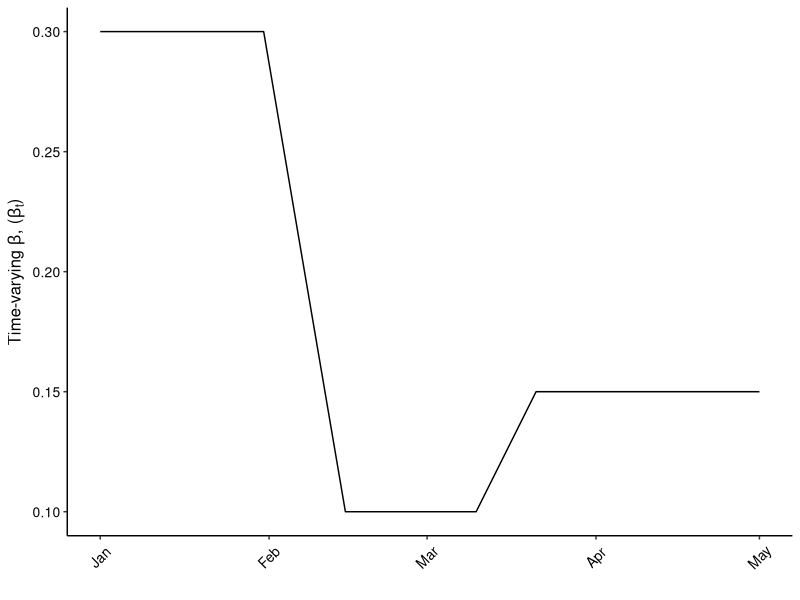
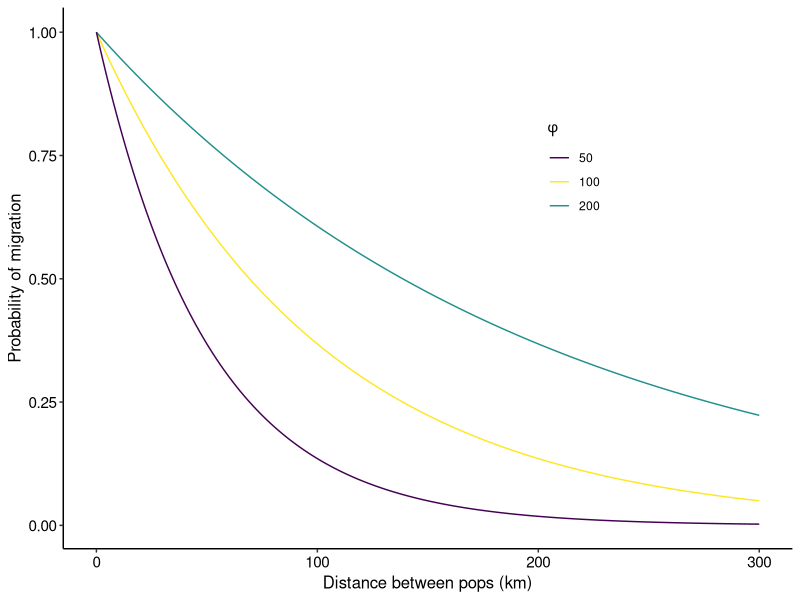
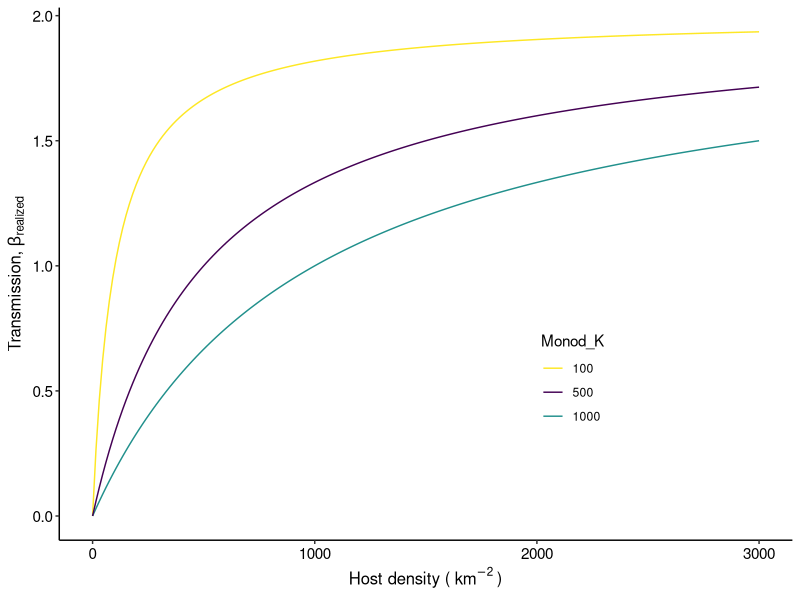

Write R code to recreate these figures, in order.
## ---- chunk 1
knitr::opts_chunk$set(
  collapse = TRUE,
  comment = "#>"
)
## ---- chunk 2
library(tidyverse)
library(viridis)
library(lubridate)
## ---- chunk 3
# Set up the dates of change. 5 time windows
n_windows = 5
# Window intervals
start_dates = c(mdy("1-1-20"),  mdy("2-1-20"),  mdy("2-16-20"), mdy("3-11-20"),  mdy("3-22-20"))
end_dates =   c(mdy("1-31-20"), mdy("2-15-20"), mdy("3-10-20"), mdy("3-21-20"), mdy("5-1-20"))

# Date sequence
date_seq = seq.Date(start_dates[1], end_dates[n_windows], by = "1 day")

# Time-varying beta
changing_beta = c(0.3,            0.1,            0.1,            0.15,            0.15)

#beta sequence
beta_seq = NULL

beta_seq[1:(yday(end_dates[1]) - yday(start_dates[1]) + 1)] =
  changing_beta[1]

for(i in 2:n_windows){

  beta_temp_seq = NULL
  beta_temp = NULL

  if(changing_beta[i] != changing_beta[i-1]){

    beta_diff = changing_beta[i-1] - changing_beta[i]
    n_days = yday(end_dates[i]) - yday(start_dates[i]) + 1
    beta_slope = - beta_diff / n_days

    for(j in 1:n_days){
      beta_temp_seq[j] = changing_beta[i-1] + beta_slope*j
    }

  }else{
    n_days = yday(end_dates[i]) - yday(start_dates[i]) + 1
    beta_temp_seq = rep(changing_beta[i], times = n_days)
  }

  beta_seq = c(beta_seq, beta_temp_seq)

}

beta_seq_df = data.frame(beta_seq, date_seq)
date_breaks = seq(range(date_seq)[1],
                  range(date_seq)[2],
                  by = "1 month")


ggplot(beta_seq_df) +
  geom_path(aes(x = date_seq, y = beta_seq)) +
  scale_x_date(breaks = date_breaks, date_labels = "%b") +
  labs(x="", y=expression("Time-varying "*beta*", ("*beta[t]*")")) +
  # THEME
  theme_classic()+
  theme(
    axis.text = element_text(size = 10, color = "black"),
    axis.title = element_text(size = 12, color = "black"),
    axis.text.x = element_text(angle = 45, vjust = 0.5)
  )


## ---- chunk 4

# Distance between populations:
dist_temp = seq(0, 300, length.out = 200)
dist_phi = c(50, 100, 200)

p_move_func = function(dist_phi, distance){
  1 / (exp( distance / dist_phi ))
}

p_move_mat = sapply(dist_phi,
                    p_move_func, distance = dist_temp)
p_move_df =
  data.frame(dist_ij = dist_temp, p_move_mat) %>%
  pivot_longer(X1:X3, values_to = "p_ij", names_to = "dp_val") %>%
  mutate(dp_val = case_when(
    dp_val == "X1" ~ "50",
    dp_val == "X2" ~ "100",
    dp_val == "X3" ~ "200"
  ))

ggplot(p_move_df) +
  geom_path(aes(x = dist_ij, y = p_ij,
                color = dp_val, group = dp_val)) +
  labs(x = "Distance between pops (km)",
       y = "Probability of migration") +
  scale_color_viridis_d(name = expression(phi),
                        breaks = c("50", "100", "200"),
                        direction = -1) +
  theme_classic() +
  theme(
    axis.title = element_text(color = "black", size = 12),
    axis.text = element_text(color = "black", size = 11),
    legend.position = c(0.7,0.7)
  )



## ---- chunk 5

# Distance between populations:
# Units hosts / km2
dens_temp = seq(0, 3000, length.out = 200)
monod_k = c(100, 500, 1000)
beta_max = 2.0

beta_dd_func = function(monod_k, dens_temp, beta_max){
  beta_max * dens_temp / (monod_k + dens_temp)
}

beta_dd_mat = sapply(monod_k,
                    beta_dd_func, dens_temp, beta_max)
beta_dd_df =
  data.frame(dens = dens_temp, beta_dd_mat) %>%
  pivot_longer(X1:X3, values_to = "beta_realz", names_to = "monod_K") %>%
  mutate(monod_K = case_when(
    monod_K == "X1" ~ "100",
    monod_K == "X2" ~ "500",
    monod_K == "X3" ~ "1000"
  ))

ggplot(beta_dd_df) +
  geom_path(aes(x = dens, y = beta_realz,
                color = monod_K, group = monod_K)) +
  labs(x = expression("Host density ("~km^-2~")"),
       y = expression("Transmission,"~beta["realized"])) +
  scale_color_viridis_d(name = "Monod_K",
                        breaks = c("100", "500", "1000"),
                        direction = -1) +
  theme_classic() +
  theme(
    axis.title = element_text(color = "black", size = 12),
    axis.text = element_text(color = "black", size = 11),
    legend.position = c(0.7,0.3)
  )




